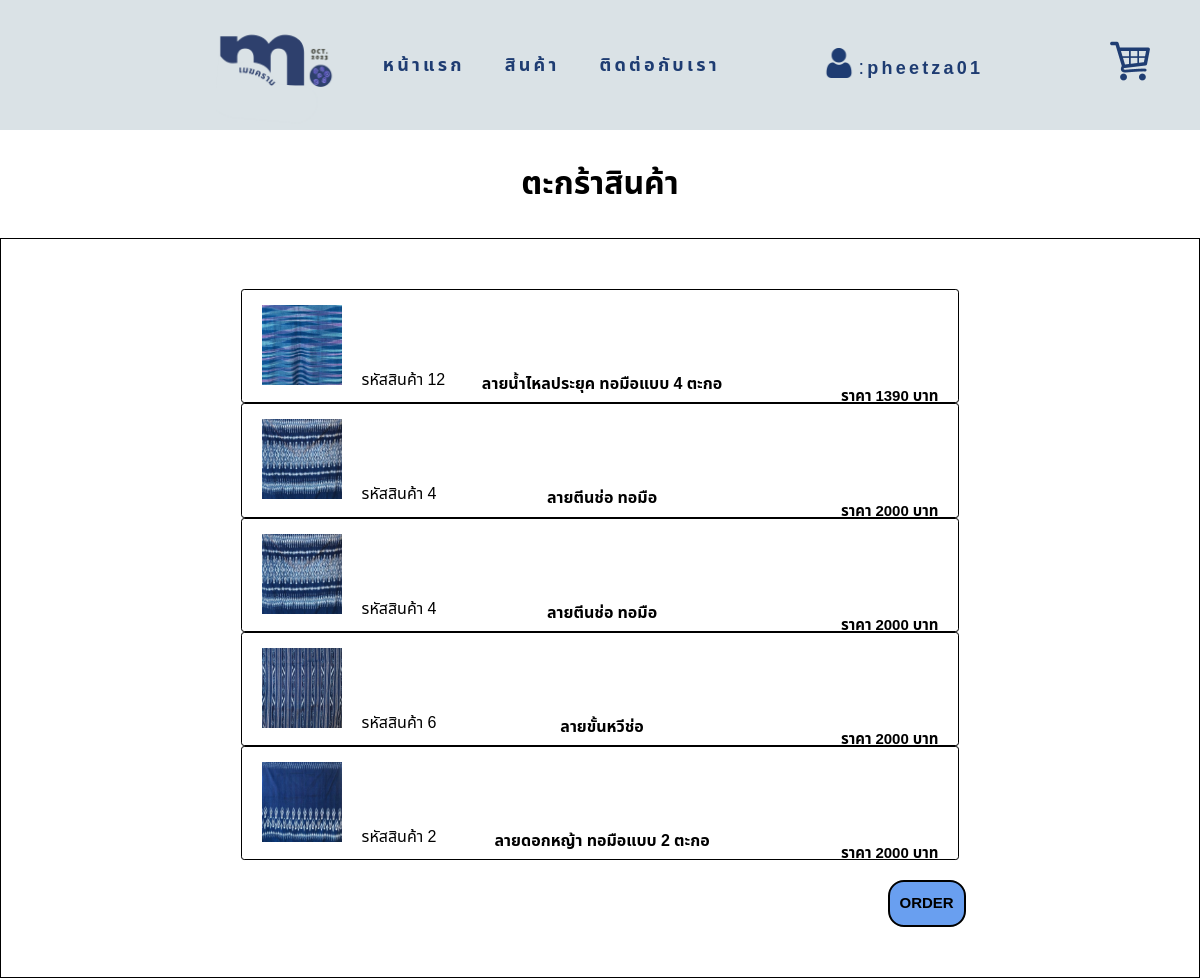
The page /cart.php (signed in) on the database its author committed.
### tables this page shows
CREATE TABLE `member_tb` (
  `username` varchar(20) NOT NULL,
  `password` varchar(20) NOT NULL,
  `email` varchar(30) NOT NULL
);

CREATE TABLE `products` (
  `ProductID` int(3) NOT NULL,
  `CategoryID` int(5) NOT NULL,
  `img` varchar(20) NOT NULL,
  `ProductName` varchar(50) NOT NULL,
  `Price` int(10) NOT NULL,
  `Quantity` int(10) NOT NULL
);

### cartdb.php (the view, shortened to what this page needs)
<link rel="stylesheet" href="cart.css">
<?php
    include("server.php");
    $u_id = $_SESSION['user_id'];
    $sql = "SELECT products.img,products.ProductID, products.ProductName,products.Price
    FROM orderdetails
    INNER JOIN products ON orderdetails.ProductID = products.ProductID
    WHERE username = '$u_id'";
    $result = $conn->query($sql);
    if ($result->num_rows > 0){
        echo '<div class="cartgrid">';
        echo "<form method='post' action='order.php'";
        while($row = $result->fetch_assoc()){
            echo '<div class="cartgrid">';
                echo '<div class="grid1">';
                    echo "<img src='image/product/".$row["img"]."' width='80' height='80'>";
                    echo "รหัสสินค้า"."&nbsp".$row['ProductID']."&nbsp";
                    echo "<h4>"."&nbsp".$row['ProductName']."</h4>";
                    echo "<p>"."ราคา"."&nbsp".$row['Price']."&nbsp"."บาท"."</p>";
                echo '</div>';
        }
            echo '</div>';
            echo "<button type='submit' name='order'>ORDER</button>";
            echo "</form>";
        echo '</div>';
    }
    else{
        echo 'ไม่พบข้อมูลสินค้า กรุณาเลือกสินค้า';
        echo "<a href='store.php'>สินค้า</a>";
    }
?>

### showuser.php (shortened to what this page needs)
<?php
if(empty($_SESSION['user_id'])) {
    echo "<script type='text/javascript'>";
    echo "alert('กรุณา Login');";
    echo "window.location = 'login.html'; ";
    echo "</script>";
} else {
    include('server.php');
    $u_id = $_SESSION['user_id'];
    $sql = "SELECT username FROM member_tb WHERE username = '$u_id'";
    $result = $conn->query($sql);
    if ($result->num_rows > 0) {
        $row = $result->fetch_assoc();
        $username = $row['username'];
        echo $username;
    } else {
        echo '<a href="login.html">กรุณาเข้าสู่ระบบ</a>';
    }
}
?>

### indexWeb.css (style rules this page uses)
* { font-family: 'Noto Sans Thai', sans-serif; max-width: 100%; }
body { margin: 0; padding: 0; overflow-x: hidden; }

### dropdown.css (style rules this page uses)
* { font-family: 'Noto Sans Thai', sans-serif; }

### cart.css (style rules this page uses)
.cartgird form { margin: auto; padding: auto; padding: 50px; width: 60%; }
.cartgird form .grid1 { border-radius: 0.2rem; border: 1px solid rgb(0, 0, 0); justify-content: center; align-items: center; }
.cartgird form img { margin-top: 15px; justify-content: center; align-items: center; padding-right: 20px; padding-left: 20px; }
.cartgird .grid1 p { padding-right: 20px; margin-top: -10px; font-weight: bold; height: 2px; font-size: 15px; color: rgb(0, 0, 0); text-align: end; }
.cartgird .grid1 h4 { margin-top: -20px; font-weight: bold; height: 2px; text-align: center; }
.cartgird form button { font-weight: bold; margin-left: 90%; font-size: 15px; text-align: center; margin-top: 20px; padding: 10px; background-color: rgba(76, 141, 238, 0.836); border-radius: 1rem; border: 2px solid black; }

### rows shown on the page
member_tb: username "pheetza01"
products: img (picture), ProductID "12", ProductName "ลายน้ำไหลประยุค ทอมือแบบ 4 ตะกอ", Price "1390"
products: img (picture), ProductID "4", ProductName "ลายตีนช่อ ทอมือ", Price "2000"
products: img (picture), ProductID "6", ProductName "ลายขั้นหวีช่อ", Price "2000"
products: img (picture), ProductID "2", ProductName "ลายดอกหญ้า ทอมือแบบ 2 ตะกอ", Price "2000"
